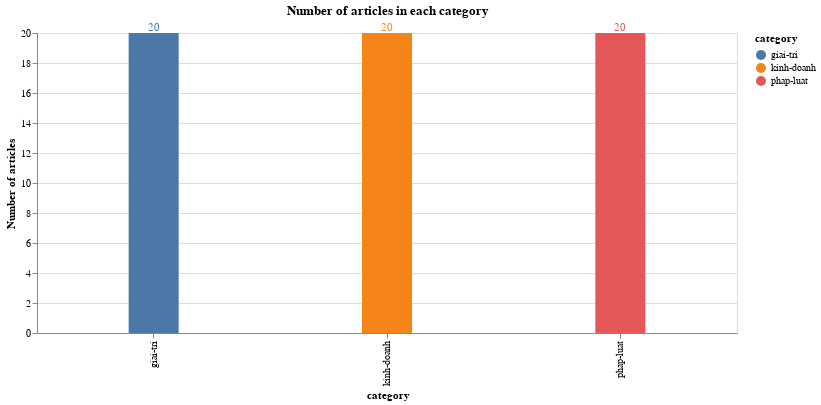

The notebook cell this image was saved under:
### Markdown cell above
**Number of each aritcles in each category**

### Code cell
bars = alt.Chart(df).mark_bar(size=50).encode(
    x=alt.X("category"),
    y=alt.Y("count():Q", axis=alt.Axis(title='Number of articles')),
    tooltip=[alt.Tooltip('count()', title='Number of articles'), 'category'],
    color='category'

)

text = bars.mark_text(
    align='center',
    baseline='bottom',
).encode(
    text='count()'
)

(bars + text).interactive().properties(
    height=300, 
    width=700,
    title = "Number of articles in each category",
)
